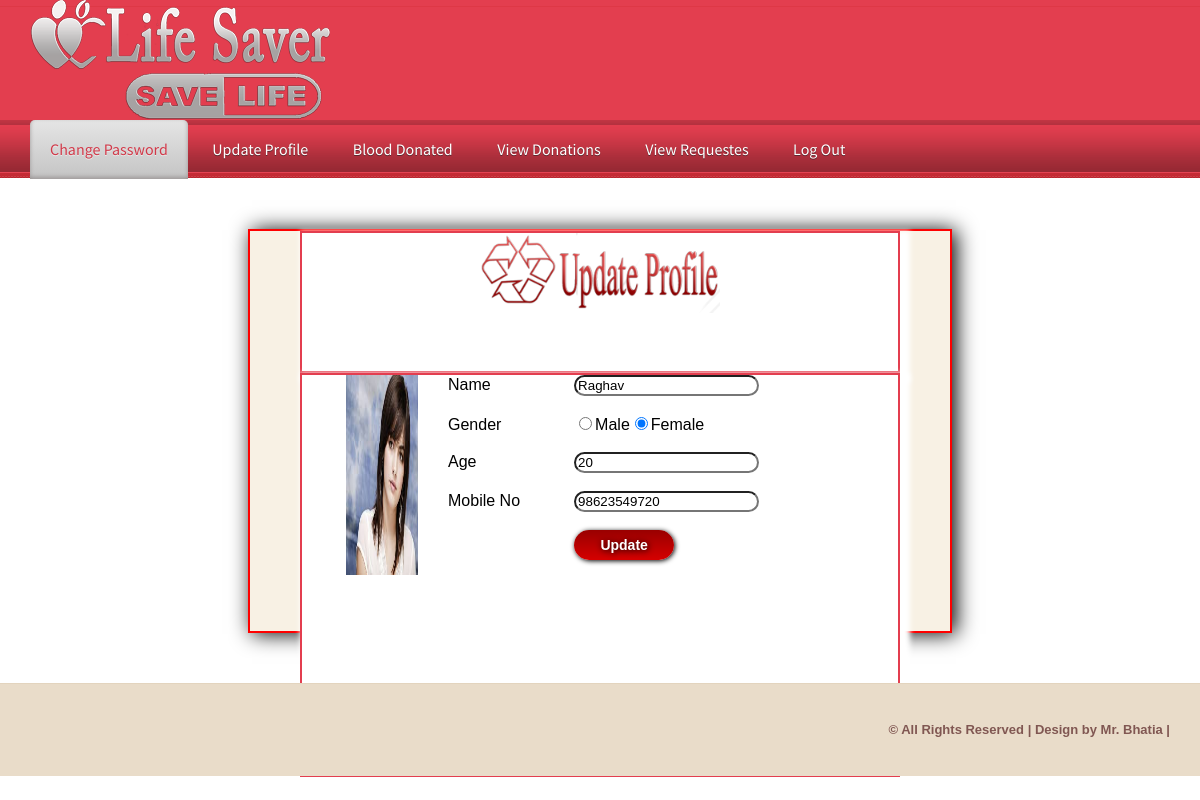
The page /donor/updateprofile.php (signed in) on the database its author committed.
### tables this page shows
CREATE TABLE `donarregistration` (
  `donar_id` int(100) NOT NULL,
  `name` varchar(100) NOT NULL,
  `gender` varchar(100) NOT NULL,
  `age` varchar(100) NOT NULL,
  `mobile` varchar(100) NOT NULL,
  `b_id` int(100) NOT NULL,
  `email` varchar(100) NOT NULL,
  `pwd` int(100) NOT NULL,
  `pic` varchar(1000) NOT NULL
);

### donor/updateprofile.php (the view, shortened to what this page needs)
<!DOCTYPE html PUBLIC "-//W3C//DTD XHTML 1.0 Transitional//EN" "http://www.w3.org/TR/xhtml1/DTD/xhtml1-transitional.dtd">
<html xmlns="http://www.w3.org/1999/xhtml">
<head>
<link href="css/lightbox.css" rel="stylesheet" />
    <link href="StyleSheet.css" rel="stylesheet" type="text/css" />
<link href="css/style.css" rel="stylesheet" type="text/css" media="all" />
<link href="css/flexslider.css" rel="stylesheet" type="text/css" media="all" />
</head>
<body>
<?php include('function.php'); ?>
<?php
	$cn=mysqli_connect("localhost","root","","bloodbank");
			$s="select * from donarregistration where email='" . $_SESSION["email"] . "'";
	$q=mysqli_query($cn,$s);
	$data=mysqli_fetch_array($q);
	$name=$data[1];
	$gender=$data[2];
	$age=$data[3];
	$mobile=$data[4];
	$pic=$data[8];
?>
 <div class="h_bg">
<div class="wrap">
<div class="header">
		<div class="logo">
			<h1><a href="index.php"><img src="Images/logo.png" alt=""></a></h1>
		</div>
	</div>
</div>
</div>
<div class="nav_bg">
<div class="wrap">
		<ul class="nav">
			<li class="active"><a href="chngpwd.php">Change Password</a></li>
			<li><a href="updateprofile.php">Update Profile</a></li>
			<li><a href="blooddonated.php">Blood Donated</a></li>
            <li><a href="viewdonations.php">View Donations</a></li>
            <li><a href="viewrequest.php">View Requestes</a></li>
            <li><a href="logout.php">log Out</a></li>
            </ul>
	</div>
<div style="height:400px; width:700px; margin:auto; margin-top:50px; margin-bottom:50px; background-color:#f8f1e4; border:2px solid red; box-shadow:4px 1px 20px black;">
 <form method="post">
    <table cellpadding="0" cellspacing="0" width="600px"  class="tableborder" style="margin:auto">
    <tr><td style="padding-bottom:40px" colspan="2" align="center"><img src="Images/updateuser.png" height="80px" /></td></tr>
     <tr><td colspan="2">&nbsp;</td></tr>
     <table cellpadding="0" cellspacing="0" width="600px"  class="tableborder" style="margin:auto">
    <tr><td  align="right">&nbsp;</td><td><img src="../doner_pic/<?php echo @$pic; ?>" style="padding-left:40px"  width="200px" height="200px"/>
    <td style="vertical-align:top" width="450px" height="400px">
                <table cellpadding="0" cellspacing="0" width="450px">
   <td style="vertical-align:top; padding-left:70px" width="500px">
   <table cellpadding="0" cellspacing="0" width="450px" align="center" >
    <tr><td class="lefttd"  style="vertical-align:middle"> Name </td><td><input type="text" name="t1" value="<?php echo @$name;  ?>"  required="required" pattern="[a-zA-Z _]{5,15}" title="please enter only character  between 5 to 15 for  name" /></td></tr>
         <tr><td>&nbsp;</td><td>&nbsp;</td></tr>
<tr><td class="lefttd">Gender</td><td><input name="r1" type="radio" value="male"  <?php if($gender=="male"){ echo "checked" ;}  ?>>Male<input name="r1" checked="checked" type="radio" value="female" <?php if($gender=="female"){ echo "checked" ;}  ?> />Female</td></tr>
         <tr><td>&nbsp;</td><td>&nbsp;</td></tr>
        <tr><td class="lefttd"  style="vertical-align:middle"> Age</td><td><input type="text" name="t2"  required="required" pattern="[0-9]{2,2}" title="please enter only numbers  between 2 to 2 for age" value="<?php echo @$age;?>" /></td></tr>
         <tr><td>&nbsp;</td><td>&nbsp;</td></tr>
          <tr><td class="lefttd"  style="vertical-align:middle"> Mobile No</td><td><input type="text" name="t3" value="<?php echo @$mobile;?>"  pattern="[0-9]{10,12}" title="please enter only numbers between 10 to 12 for mobile no." /></td></tr>
         <tr><td>&nbsp;</td><td>&nbsp;</td></tr>
		<tr><td>&nbsp;</td><td><input type="submit" value="Update" name="sbmt" style="border:0px; background:linear-gradient(#900,#D50000); width:100px; height:30px; border-radius:10px 1px 10px 1px; box-shadow:1px 1px 5px black; color:white; font-weight:bold; font-size:14px; text-shadow:1px 1px 6px black; "></td></tr>
		</table></table></td></tr>	</table></form>
	</div>
<div class="ftr-bg">
<div class="wrap">
<div class="footer">
		<div class="copy">
			<p class="title">© All Rights Reserved | Design by Mr. Bhatia |</p>
		</div>
</div>
</div>
</div>
</body>
</html>

### donor/css/lightbox.css (style rules this page uses)
body:after { content: url(../img/close.png) url(../img/loading.gif) url(../img/prev.png) url(../img/next.png); display: none; }

### StyleSheet.css (style rules this page uses)
.title { font-weight: bold; color: #805752; font-size: 16px; text-align: left; padding-left: 20px; }
input { border-radius : 20px !important; }

### donor/css/style.css (style rules this page uses)
html,body,div,span,applet,object,iframe,h1,h2,h3,h4,h5,h6,p,blockquote,pre,a,abbr,acronym,address,big,cite,code,del,dfn,em,img,ins,kbd,q,s,samp,small,strike,strong,sub,sup,tt,var,b,u,i,dl,dt,dd,ol,nav ul,nav li,fieldset,form,label,legend,table,caption,tbody,tfoot,thead,tr,th,td,article,aside,canvas,details,embed,figure,figcaption,footer,header,hgroup,menu,nav,output,ruby,section,summary,time,mark,audio,video { margin:0;padding:0;border:0;font-size:100%;font:inherit;vertical-align:baseline; }
ol,ul { list-style:none;margin:0;padding:0; }
table { border-collapse:collapse;border-spacing:0; }
a { text-decoration:none; }
img { max-width:100%; }
body { font-family: Arial, Geneva,Helvetica, sans-serif; font-size: 100%; }
.wrap { margin:0 auto; width:80%; }
.h_bg { background: url('../images/h_bg.png') repeat-x ; }
.nav_bg { background: url('../images/nav_bg.png') center 0 repeat-x #CF797E; height:58px; }
.nav li { display:inline-block; }
.nav li a { font-family: 'Source Sans Pro', sans-serif; line-height:1.8em; display:block; text-decoration:none; font-weight:normal; color:#ffffff; padding:15px 20px; font-size: 1em; text-transform: capitalize; text-shadow: 0 1px 0 #5C2830; letter-spacing:0px; }
.nav li.active a { text-shadow: 0 1px 0 #EBEBEB; color:#D13949; background: #E5E5E5; background: -moz-linear-gradient(top, #E5E5E5 0%, #C4C4C4 100%); background: -webkit-gradient(linear, left top, left bottom, color-stop(0%,#E5E5E5), color-stop(100%,#C4C4C4)); filter: progid:DXImageTransform.Microsoft.gradient( startColorstr='#E5E5E5', endColorstr='#C4C4C4',GradientType=0 ); -moz-border-radius:5px 5px 0 0; -webkit-border-radius:5px 5px 0 0; border-radius:5px 5px 0 0; box-shadow: inset 0px -2px 4px #9C9797; -webkit-box-shadow: inset 0px -2px 4px #9C9797; -moz-box-shadow: inset 0px -2px 4px #9C9797; -o-box-shadow: inset 0px -2px 4px #9C9797; }
.ftr-bg { background: #E9DCC9; border-top: 1px solid rgba(214, 195, 167, 0.34); }
.footer { padding:3% 0; }
.copy { float: right; }
.copy p { color: #805752; font-size: 0.8125em; line-height: 1.8em; }
@media only screen and (max-width: 1280px) { .wrap { width:95%; } }

### rows shown on the page
donarregistration: pic (picture), t1 "Raghav", gender "☑", t2 "20", t3 "98623549720"
